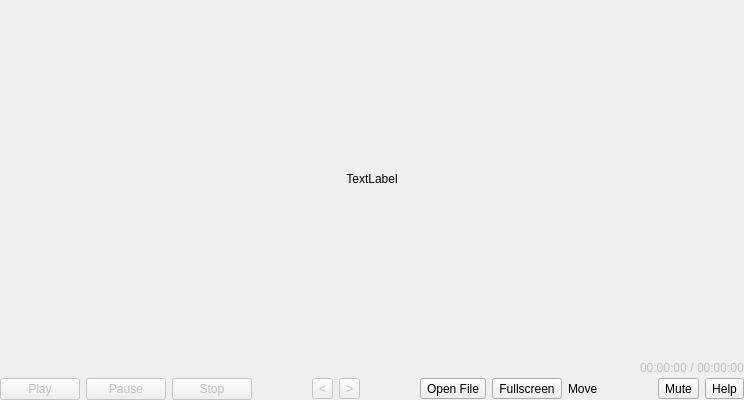
<?xml version="1.0" encoding="UTF-8"?>
<ui version="4.0">
 <class>player</class>
 <widget class="QWidget" name="player">
  <property name="geometry">
   <rect>
    <x>0</x>
    <y>0</y>
    <width>744</width>
    <height>400</height>
   </rect>
  </property>
  <property name="windowTitle">
   <string notr="true"/>
  </property>
  <layout class="QVBoxLayout" name="verticalLayout" stretch="1,0">
   <property name="spacing">
    <number>0</number>
   </property>
   <property name="leftMargin">
    <number>0</number>
   </property>
   <property name="topMargin">
    <number>0</number>
   </property>
   <property name="rightMargin">
    <number>0</number>
   </property>
   <property name="bottomMargin">
    <number>0</number>
   </property>
   <item>
    <widget class="QFrame" name="framePlayer">
     <property name="sizePolicy">
      <sizepolicy hsizetype="Ignored" vsizetype="Ignored">
       <horstretch>0</horstretch>
       <verstretch>0</verstretch>
      </sizepolicy>
     </property>
     <property name="frameShape">
      <enum>QFrame::NoFrame</enum>
     </property>
     <property name="frameShadow">
      <enum>QFrame::Raised</enum>
     </property>
     <layout class="QVBoxLayout" name="verticalLayout_2">
      <property name="spacing">
       <number>0</number>
      </property>
      <property name="sizeConstraint">
       <enum>QLayout::SetDefaultConstraint</enum>
      </property>
      <property name="leftMargin">
       <number>0</number>
      </property>
      <property name="topMargin">
       <number>0</number>
      </property>
      <property name="rightMargin">
       <number>0</number>
      </property>
      <property name="bottomMargin">
       <number>0</number>
      </property>
      <item>
       <widget class="QLabel" name="labelPlayer">
        <property name="sizePolicy">
         <sizepolicy hsizetype="Ignored" vsizetype="Ignored">
          <horstretch>0</horstretch>
          <verstretch>0</verstretch>
         </sizepolicy>
        </property>
        <property name="text">
         <string notr="true">TextLabel</string>
        </property>
        <property name="alignment">
         <set>Qt::AlignCenter</set>
        </property>
       </widget>
      </item>
     </layout>
    </widget>
   </item>
   <item>
    <widget class="QFrame" name="frameMenueBar">
     <property name="autoFillBackground">
      <bool>true</bool>
     </property>
     <property name="frameShape">
      <enum>QFrame::NoFrame</enum>
     </property>
     <property name="frameShadow">
      <enum>QFrame::Raised</enum>
     </property>
     <layout class="QVBoxLayout" name="verticalLayout_4">
      <property name="spacing">
       <number>0</number>
      </property>
      <property name="leftMargin">
       <number>0</number>
      </property>
      <property name="topMargin">
       <number>0</number>
      </property>
      <property name="rightMargin">
       <number>0</number>
      </property>
      <property name="bottomMargin">
       <number>0</number>
      </property>
      <item>
       <widget class="QWidget" name="widgetMenueBar" native="true">
        <property name="sizePolicy">
         <sizepolicy hsizetype="Preferred" vsizetype="Preferred">
          <horstretch>0</horstretch>
          <verstretch>0</verstretch>
         </sizepolicy>
        </property>
        <layout class="QVBoxLayout" name="verticalLayout_3">
         <property name="spacing">
          <number>0</number>
         </property>
         <property name="leftMargin">
          <number>0</number>
         </property>
         <property name="topMargin">
          <number>0</number>
         </property>
         <property name="rightMargin">
          <number>0</number>
         </property>
         <property name="bottomMargin">
          <number>0</number>
         </property>
         <item>
          <layout class="QHBoxLayout" name="horizontalLayout_2">
           <item>
            <spacer name="horizontalSpacer_4">
             <property name="orientation">
              <enum>Qt::Horizontal</enum>
             </property>
             <property name="sizeHint" stdset="0">
              <size>
               <width>40</width>
               <height>20</height>
              </size>
             </property>
            </spacer>
           </item>
           <item>
            <widget class="QLabel" name="labelDuration">
             <property name="enabled">
              <bool>false</bool>
             </property>
             <property name="text">
              <string notr="true">00:00:00</string>
             </property>
            </widget>
           </item>
           <item>
            <widget class="QLabel" name="labelSeparator">
             <property name="enabled">
              <bool>false</bool>
             </property>
             <property name="text">
              <string notr="true"> / </string>
             </property>
            </widget>
           </item>
           <item>
            <widget class="QLabel" name="labelVideoLength">
             <property name="enabled">
              <bool>false</bool>
             </property>
             <property name="text">
              <string notr="true">00:00:00</string>
             </property>
            </widget>
           </item>
          </layout>
         </item>
         <item>
          <widget class="QWidget" name="widget" native="true">
           <layout class="QHBoxLayout" name="horizontalLayout_3">
            <property name="leftMargin">
             <number>0</number>
            </property>
            <property name="topMargin">
             <number>0</number>
            </property>
            <property name="rightMargin">
             <number>0</number>
            </property>
            <property name="bottomMargin">
             <number>0</number>
            </property>
            <item>
             <widget class="QPushButton" name="pushButtonPlay">
              <property name="enabled">
               <bool>false</bool>
              </property>
              <property name="text">
               <string>Play</string>
              </property>
             </widget>
            </item>
            <item>
             <widget class="QPushButton" name="pushButtonPause">
              <property name="enabled">
               <bool>false</bool>
              </property>
              <property name="text">
               <string>Pause</string>
              </property>
             </widget>
            </item>
            <item>
             <widget class="QPushButton" name="pushButtonStop">
              <property name="enabled">
               <bool>false</bool>
              </property>
              <property name="text">
               <string>Stop</string>
              </property>
             </widget>
            </item>
            <item>
             <spacer name="horizontalSpacer_2">
              <property name="orientation">
               <enum>Qt::Horizontal</enum>
              </property>
              <property name="sizeHint" stdset="0">
               <size>
                <width>40</width>
                <height>20</height>
               </size>
              </property>
             </spacer>
            </item>
            <item>
             <widget class="QToolButton" name="toolButtonFrameBackward">
              <property name="enabled">
               <bool>false</bool>
              </property>
              <property name="toolTip">
               <string>Previous frame</string>
              </property>
              <property name="text">
               <string notr="true">&lt;</string>
              </property>
              <property name="autoRepeat">
               <bool>true</bool>
              </property>
              <property name="autoRepeatInterval">
               <number>40</number>
              </property>
             </widget>
            </item>
            <item>
             <widget class="QToolButton" name="toolButtonFrameForward">
              <property name="enabled">
               <bool>false</bool>
              </property>
              <property name="toolTip">
               <string>Next frame</string>
              </property>
              <property name="text">
               <string notr="true">&gt;</string>
              </property>
              <property name="autoRepeat">
               <bool>true</bool>
              </property>
              <property name="autoRepeatInterval">
               <number>40</number>
              </property>
             </widget>
            </item>
            <item>
             <spacer name="horizontalSpacer_3">
              <property name="orientation">
               <enum>Qt::Horizontal</enum>
              </property>
              <property name="sizeHint" stdset="0">
               <size>
                <width>40</width>
                <height>20</height>
               </size>
              </property>
             </spacer>
            </item>
            <item>
             <widget class="QToolButton" name="toolButtonOpenFile">
              <property name="toolTip">
               <string>Open File</string>
              </property>
              <property name="text">
               <string notr="true">Open File</string>
              </property>
             </widget>
            </item>
            <item>
             <widget class="QToolButton" name="toolButtonFullscreen">
              <property name="toolTip">
               <string>Fullscreen</string>
              </property>
              <property name="text">
               <string notr="true">Fullscreen</string>
              </property>
             </widget>
            </item>
            <item>
             <widget class="QLabel" name="labelMovePicture">
              <property name="toolTip">
               <string>Move menu</string>
              </property>
              <property name="text">
               <string notr="true">Move</string>
              </property>
             </widget>
            </item>
            <item>
             <spacer name="horizontalSpacer">
              <property name="orientation">
               <enum>Qt::Horizontal</enum>
              </property>
              <property name="sizeHint" stdset="0">
               <size>
                <width>40</width>
                <height>20</height>
               </size>
              </property>
             </spacer>
            </item>
            <item>
             <widget class="QToolButton" name="toolButtonMute">
              <property name="toolTip">
               <string>Mute</string>
              </property>
              <property name="text">
               <string notr="true">Mute</string>
              </property>
              <property name="checkable">
               <bool>true</bool>
              </property>
             </widget>
            </item>
            <item>
             <widget class="QToolButton" name="help_player_player">
              <property name="text">
               <string notr="true">Help</string>
              </property>
             </widget>
            </item>
           </layout>
          </widget>
         </item>
        </layout>
       </widget>
      </item>
     </layout>
    </widget>
   </item>
  </layout>
 </widget>
 <resources/>
 <connections/>
</ui>
